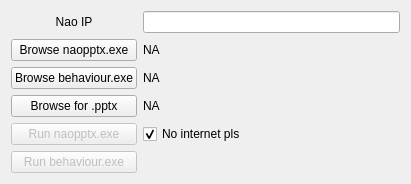
<?xml version="1.0" encoding="UTF-8"?>
<ui version="4.0">
 <class>Form</class>
 <widget class="QWidget" name="Form">
  <property name="enabled">
   <bool>true</bool>
  </property>
  <property name="geometry">
   <rect>
    <x>0</x>
    <y>0</y>
    <width>411</width>
    <height>180</height>
   </rect>
  </property>
  <property name="sizePolicy">
   <sizepolicy hsizetype="Minimum" vsizetype="Minimum">
    <horstretch>0</horstretch>
    <verstretch>0</verstretch>
   </sizepolicy>
  </property>
  <property name="minimumSize">
   <size>
    <width>0</width>
    <height>0</height>
   </size>
  </property>
  <property name="windowTitle">
   <string>Form</string>
  </property>
  <property name="styleSheet">
   <string notr="true"/>
  </property>
  <layout class="QGridLayout" name="gridLayout">
   <item row="1" column="0">
    <widget class="QPushButton" name="browseNaopptx">
     <property name="sizePolicy">
      <sizepolicy hsizetype="Preferred" vsizetype="Fixed">
       <horstretch>0</horstretch>
       <verstretch>0</verstretch>
      </sizepolicy>
     </property>
     <property name="text">
      <string>Browse naopptx.exe</string>
     </property>
    </widget>
   </item>
   <item row="3" column="0">
    <widget class="QPushButton" name="browsepptx">
     <property name="sizePolicy">
      <sizepolicy hsizetype="Preferred" vsizetype="Fixed">
       <horstretch>0</horstretch>
       <verstretch>0</verstretch>
      </sizepolicy>
     </property>
     <property name="text">
      <string>Browse for .pptx</string>
     </property>
    </widget>
   </item>
   <item row="4" column="0">
    <widget class="QPushButton" name="runNaopptx">
     <property name="enabled">
      <bool>false</bool>
     </property>
     <property name="sizePolicy">
      <sizepolicy hsizetype="Preferred" vsizetype="Fixed">
       <horstretch>0</horstretch>
       <verstretch>0</verstretch>
      </sizepolicy>
     </property>
     <property name="text">
      <string>Run naopptx.exe</string>
     </property>
    </widget>
   </item>
   <item row="0" column="1">
    <widget class="QLineEdit" name="naoip">
     <property name="sizePolicy">
      <sizepolicy hsizetype="Expanding" vsizetype="Expanding">
       <horstretch>0</horstretch>
       <verstretch>0</verstretch>
      </sizepolicy>
     </property>
     <property name="minimumSize">
      <size>
       <width>0</width>
       <height>0</height>
      </size>
     </property>
    </widget>
   </item>
   <item row="2" column="1">
    <widget class="QLabel" name="behaviourPath">
     <property name="text">
      <string>NA</string>
     </property>
    </widget>
   </item>
   <item row="0" column="0">
    <widget class="QLabel" name="label">
     <property name="sizePolicy">
      <sizepolicy hsizetype="Preferred" vsizetype="Expanding">
       <horstretch>0</horstretch>
       <verstretch>0</verstretch>
      </sizepolicy>
     </property>
     <property name="text">
      <string>Nao IP</string>
     </property>
     <property name="alignment">
      <set>Qt::AlignCenter</set>
     </property>
    </widget>
   </item>
   <item row="1" column="1">
    <widget class="QLabel" name="naopptxPath">
     <property name="styleSheet">
      <string notr="true"/>
     </property>
     <property name="text">
      <string>NA</string>
     </property>
    </widget>
   </item>
   <item row="3" column="1">
    <widget class="QLabel" name="pptxPath">
     <property name="styleSheet">
      <string notr="true"/>
     </property>
     <property name="text">
      <string>NA</string>
     </property>
    </widget>
   </item>
   <item row="4" column="1">
    <widget class="QCheckBox" name="noInet">
     <property name="text">
      <string>No internet pls</string>
     </property>
     <property name="checked">
      <bool>true</bool>
     </property>
    </widget>
   </item>
   <item row="2" column="0">
    <widget class="QPushButton" name="browseBehaviour">
     <property name="sizePolicy">
      <sizepolicy hsizetype="Preferred" vsizetype="Fixed">
       <horstretch>0</horstretch>
       <verstretch>0</verstretch>
      </sizepolicy>
     </property>
     <property name="text">
      <string>Browse behaviour.exe</string>
     </property>
    </widget>
   </item>
   <item row="5" column="0">
    <widget class="QPushButton" name="runBehaviour">
     <property name="enabled">
      <bool>false</bool>
     </property>
     <property name="text">
      <string>Run behaviour.exe</string>
     </property>
    </widget>
   </item>
  </layout>
 </widget>
 <resources/>
 <connections/>
</ui>
